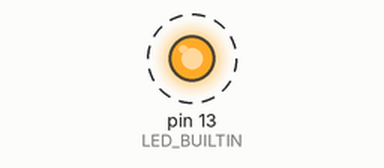
Simulated run of this sketch. Board: Arduino Uno, built with avr-gcc and run on an emulated ATmega328P. Shown: output pins drawn as LEDs (lit = HIGH). Dashed ring = blinking. What the sketch prints to the serial monitor is not drawn.

Above: at 0.2 s.
Timing chart, 0 to 3.0 s (numbered marks = the images above):
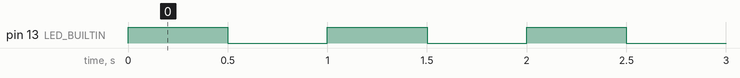

Measured:
- by itself, pin 13 (LED_BUILTIN): alternates HIGH for 0.50 s and LOW for 0.50 s

The sketch:

sketch_jan23a.ino
```cpp
/*
 *  PROGRAM ESP8266 - LED KELAP - KELIP
 */


void setup() {
  // put your setup code here, to run once:
  pinMode(LED_BUILTIN, OUTPUT);

  Serial.begin(9600);
}

void loop() {
  // put your main code here, to run repeatedly:
  Serial.println("Hallo.. Saya ESP8266-01");

  digitalWrite(LED_BUILTIN, HIGH);
  delay(500);
  digitalWrite(LED_BUILTIN, LOW);
  delay(500);
}
```
